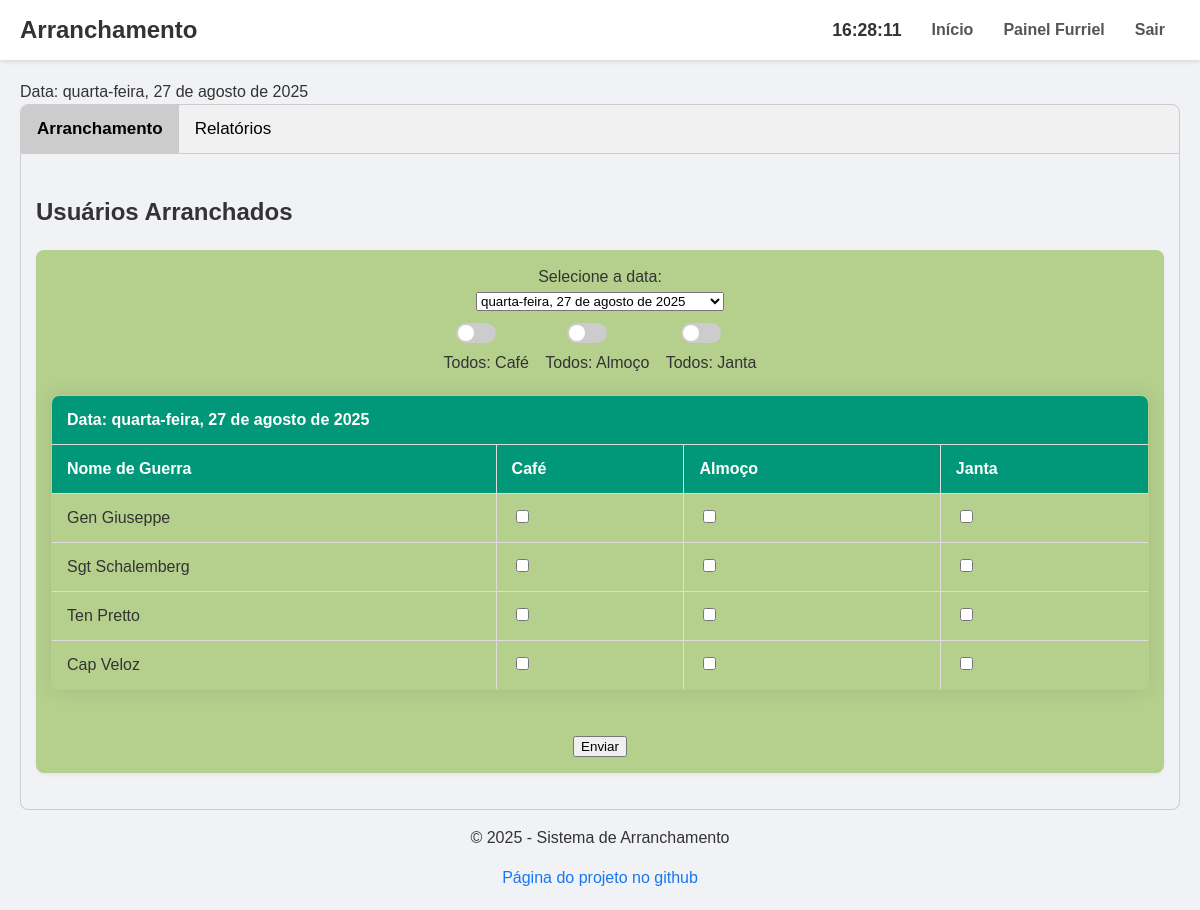
Page /config/furriel/furriel.php (signed in) on the earlier database version.
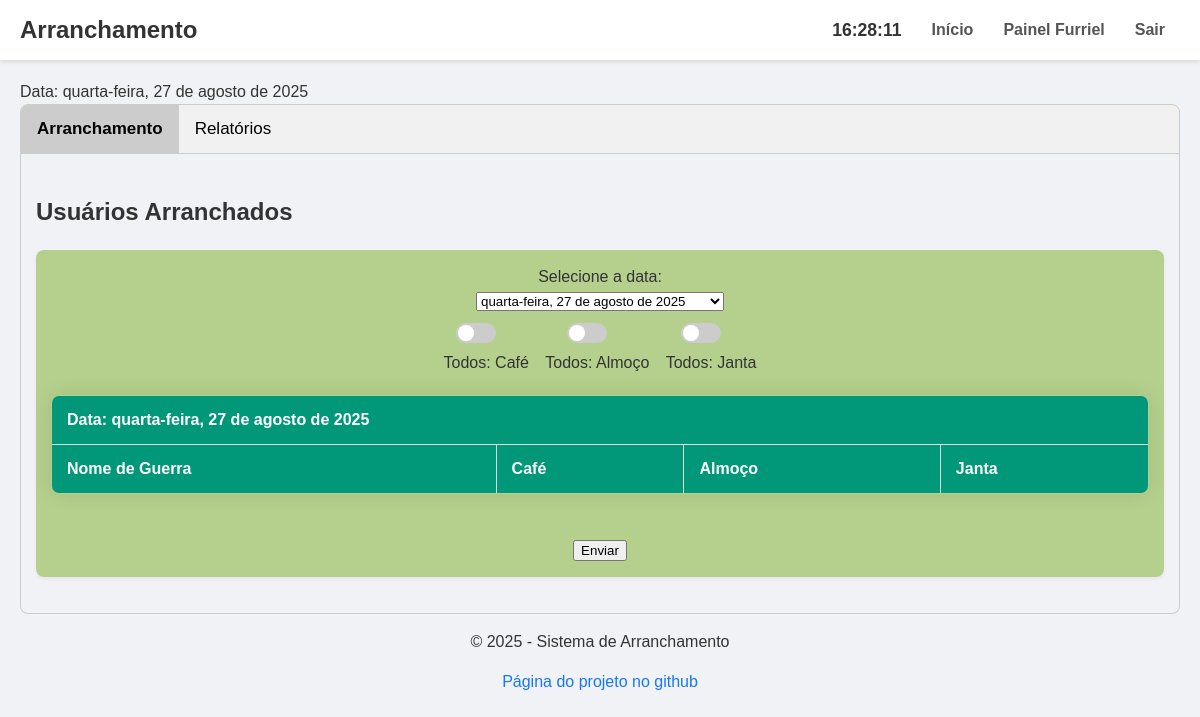
Same page on the later database version.
### tables this page shows
CREATE TABLE users (
    id INTEGER PRIMARY KEY AUTOINCREMENT,
    username TEXT NOT NULL UNIQUE,
    password TEXT NOT NULL,
    nome_pg TEXT NOT NULL,
    role TEXT CHECK(role IN ('admin','furriel','comum')) NOT NULL DEFAULT 'comum',
    grupo INTEGER NOT NULL
);

### config/furriel/furriel.php (the view, shortened to what this page needs)
<?php
include __DIR__ . '/../../lib/header.php';
$start = new DateTime('now');
$end = clone $start;
$end->add(new DateInterval('P10D'));
$formatter = new IntlDateFormatter(
    'pt_BR',
    IntlDateFormatter::FULL,
    IntlDateFormatter::NONE,
    'America/Sao_Paulo',
    IntlDateFormatter::GREGORIAN
);
$interval    = new DateInterval('P1D');
$date_period = new DatePeriod(
    $start,
    $interval,
    $end
);
$dates = iterator_to_array($date_period);
$today = $formatter->format($start);
echo "Data: ". $today;
echo '
<div class="tab">
  <button class="tablinks" onclick="openTab(event, \'Arranchamento\')" id="defaultOpen">Arranchamento</button>
  <button class="tablinks" onclick="openTab(event, \'Relatorios\')">Relatórios</button>
</div>';
echo '<div id="Arranchamento" class="tabcontent">';
echo '<h2>Usuários Arranchados</h2>';
    try {
        $pdo = DbConnection();
        $stmt = $pdo->query("SELECT id, username, nome_pg, role, grupo FROM users WHERE role = 'comum'");
        $users = $stmt->fetchAll(PDO::FETCH_ASSOC);
        echo "<form>";
        echo "<div class=\"card\" align='center' id=\"formulario\">";
        echo "Selecione a data:<br>
        <select name=\"dia\" id=\"dia\" >";
        foreach ($dates as $index => $date) {
            if ($index == 0) {
                echo "<option value=\"" . $date->format('Y-m-d') . "\" selected>" . $formatter->format($date) . "</option>";
            } else {
                echo "<option value=\"" . $date->format('Y-m-d') . "\">" . $formatter->format($date) . "</option>";
            }
        }
        echo "</select>";
        echo "
            <div id='seltudo'>
            <div class='switch-container'>
                <label class='switch'>
                <input type='checkbox' id='tudoCafe'>
                <span class='slider round'></span>
                </label>
                <div>Todos: Café</div>
            </div>
            <div class='switch-container'>
                <label class='switch'>
                <input type='checkbox' id='tudoAlmoco'>
                <span class='slider round'></span>
                </label>
                <div>Todos: Almoço</div>
            </div>
            <div class='switch-container'>
                <label class='switch'>
                <input type='checkbox' id='tudoJanta'>
                <span class='slider round'></span>
                </label>
                <div>Todos: Janta</div>
            </div>
            </div>";
        echo "<table id=\"tabela\" align='center' width='80%' border='1'>
                <thead>
                    <tr>
                        <th id=\"diaselecionado\" colspan=\"4\" align=\"center\"></th>
                    </tr>
                    <tr>
                        <th align=\"center\">Nome de Guerra</th>
                        <th align=\"center\">Café</th>
                        <th align=\"center\">Almoço</th>
                        <th align=\"center\">Janta</th>
                    </tr>
                </thead>
                <tbody>";
        foreach ($users as $user) {
            echo "<tr class=\"user-row\" data-id=\"" . $user['id'] . "\">";
            echo "<td align=\"center\">" . htmlspecialchars($user['nome_pg']) . "</td>";
            echo "<td align=\"center\">" . "<input class=\"ck\" type=\"checkbox\" data-refeicao=\"cafe\" >" . "</td>";
            echo "<td align=\"center\">" . "<input class=\"ck\" type=\"checkbox\" data-refeicao=\"almoco\" >" . "</td>";
            echo "<td align=\"center\">" . "<input class=\"ck\" type=\"checkbox\" data-refeicao=\"janta\" >" . "</td>";
            echo "</tr>";
        }
        echo "</tbody></table>";
        echo "<br><button align=\"center\" id=\"btn_enviar\" type=\"button\" >Enviar</button>";
        echo "</form>";
        echo "</div>";
    } catch (PDOException $e) {
        echo "<strong>ERRO:</strong> " . htmlspecialchars($e->getMessage());
    }
include __DIR__ . '/../../lib/footer.php';
?>

Differences in the rows shown:
removed users: nome_pg "Gen Giuseppe"
removed users: nome_pg "Sgt Schalemberg"
removed users: nome_pg "Ten Pretto"
removed users: nome_pg "Cap Veloz"
